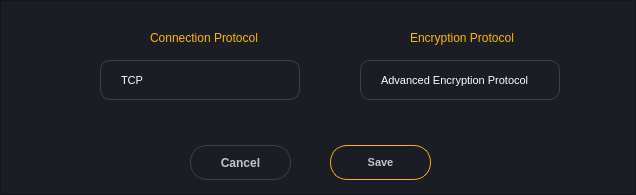
<?xml version="1.0" encoding="UTF-8"?>
<ui version="4.0">
 <class>ConnectionSettings</class>
 <widget class="QWidget" name="ConnectionSettings">
  <property name="geometry">
   <rect>
    <x>0</x>
    <y>0</y>
    <width>636</width>
    <height>195</height>
   </rect>
  </property>
  <property name="windowTitle">
   <string>Form</string>
  </property>
  <layout class="QHBoxLayout" name="horizontalLayout_2">
   <property name="spacing">
    <number>0</number>
   </property>
   <property name="leftMargin">
    <number>0</number>
   </property>
   <property name="topMargin">
    <number>0</number>
   </property>
   <property name="rightMargin">
    <number>0</number>
   </property>
   <property name="bottomMargin">
    <number>0</number>
   </property>
   <item>
    <layout class="QHBoxLayout" name="horizontalLayout">
     <property name="spacing">
      <number>0</number>
     </property>
     <item>
      <widget class="QFrame" name="frame">
       <property name="styleSheet">
        <string notr="true">QFrame
{
background-color:#1b1d25;
}</string>
       </property>
       <property name="frameShape">
        <enum>QFrame::StyledPanel</enum>
       </property>
       <property name="frameShadow">
        <enum>QFrame::Raised</enum>
       </property>
       <widget class="QLabel" name="label">
        <property name="geometry">
         <rect>
          <x>150</x>
          <y>30</y>
          <width>111</width>
          <height>16</height>
         </rect>
        </property>
        <property name="styleSheet">
         <string notr="true">QLabel
{
color:#ffb400;
}</string>
        </property>
        <property name="text">
         <string>Connection Protocol</string>
        </property>
       </widget>
       <widget class="QLabel" name="label_2">
        <property name="geometry">
         <rect>
          <x>410</x>
          <y>30</y>
          <width>111</width>
          <height>16</height>
         </rect>
        </property>
        <property name="styleSheet">
         <string notr="true">QLabel
{
color:#ffb400;
}</string>
        </property>
        <property name="text">
         <string>Encryption Protocol</string>
        </property>
       </widget>
       <widget class="QComboBox" name="portcombo">
        <property name="geometry">
         <rect>
          <x>100</x>
          <y>60</y>
          <width>200</width>
          <height>40</height>
         </rect>
        </property>
        <property name="font">
         <font>
          <pointsize>8</pointsize>
          <weight>50</weight>
          <bold>false</bold>
         </font>
        </property>
        <property name="autoFillBackground">
         <bool>false</bool>
        </property>
        <property name="styleSheet">
         <string notr="true">QComboBox
{
background-color:#1b1d25;
border-radius:10px;
color:#ffffff;
border:#374150;
border:0.8px solid #374150;
padding-left:20px;

}
QComboBox::drop-down {border-width: 0px;}
QComboBox::down-arrow 
{image: url(:/resources/img/combo3.PNG);
 padding-right:20px;
}</string>
        </property>
        <property name="editable">
         <bool>false</bool>
        </property>
        <property name="currentText">
         <string>TCP</string>
        </property>
        <property name="insertPolicy">
         <enum>QComboBox::InsertAtBottom</enum>
        </property>
        <property name="iconSize">
         <size>
          <width>16</width>
          <height>16</height>
         </size>
        </property>
        <property name="duplicatesEnabled">
         <bool>false</bool>
        </property>
        <item>
         <property name="text">
          <string>TCP</string>
         </property>
        </item>
       </widget>
       <widget class="QPushButton" name="save">
        <property name="geometry">
         <rect>
          <x>330</x>
          <y>145</y>
          <width>101</width>
          <height>35</height>
         </rect>
        </property>
        <property name="font">
         <font>
          <pointsize>8</pointsize>
          <weight>75</weight>
          <bold>true</bold>
         </font>
        </property>
        <property name="cursor">
         <cursorShape>PointingHandCursor</cursorShape>
        </property>
        <property name="styleSheet">
         <string notr="true">QPushButton
{
background-color:#1b1d25;
border-radius:17px;
border-style:solid;
color:#c4c5c9;
border:1px solid #ffb400;
padding-left:5px;
padding-right:5px;

}</string>
        </property>
        <property name="text">
         <string>Save</string>
        </property>
       </widget>
       <widget class="QPushButton" name="cancel">
        <property name="geometry">
         <rect>
          <x>190</x>
          <y>145</y>
          <width>101</width>
          <height>35</height>
         </rect>
        </property>
        <property name="font">
         <font>
          <weight>75</weight>
          <bold>true</bold>
         </font>
        </property>
        <property name="cursor">
         <cursorShape>PointingHandCursor</cursorShape>
        </property>
        <property name="styleSheet">
         <string notr="true">QPushButton
{
background-color:#1b1d25;
border-radius:17px;
border-style:solid;
color:#c4c5c9;
border:1px solid #374150;
padding-left:5px;
padding-right:5px;

}</string>
        </property>
        <property name="text">
         <string>Cancel</string>
        </property>
       </widget>
       <widget class="QComboBox" name="portcombo_2">
        <property name="geometry">
         <rect>
          <x>360</x>
          <y>60</y>
          <width>200</width>
          <height>40</height>
         </rect>
        </property>
        <property name="font">
         <font>
          <pointsize>8</pointsize>
          <weight>50</weight>
          <bold>false</bold>
         </font>
        </property>
        <property name="autoFillBackground">
         <bool>false</bool>
        </property>
        <property name="styleSheet">
         <string notr="true">QComboBox
{
background-color:#1b1d25;
border-radius:10px;
color:#ffffff;
border:#374150;
border:0.8px solid #374150;
padding-left:20px;

}
QComboBox::drop-down {border-width: 0px;}
QComboBox::down-arrow 
{image: url(:/resources/img/combo3.PNG);
 padding-right:20px;
}</string>
        </property>
        <property name="editable">
         <bool>false</bool>
        </property>
        <property name="currentText">
         <string>Advanced Encryption Protocol</string>
        </property>
        <property name="insertPolicy">
         <enum>QComboBox::InsertAtBottom</enum>
        </property>
        <property name="iconSize">
         <size>
          <width>16</width>
          <height>16</height>
         </size>
        </property>
        <property name="duplicatesEnabled">
         <bool>false</bool>
        </property>
        <item>
         <property name="text">
          <string>Advanced Encryption Protocol</string>
         </property>
        </item>
       </widget>
      </widget>
     </item>
    </layout>
   </item>
  </layout>
 </widget>
 <resources/>
 <connections/>
</ui>
